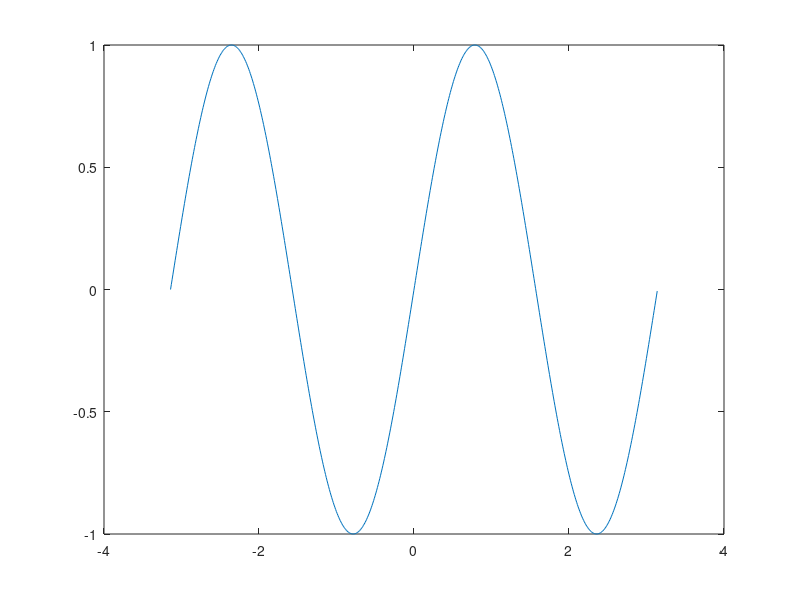
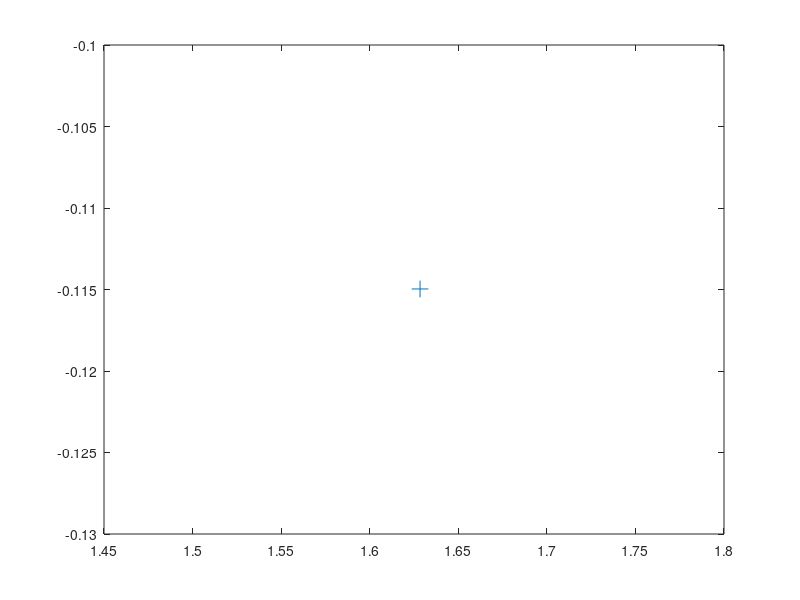

The MATLAB source for these figures, in order: (Note: this script raises an error after producing the figures.)
%   sampling method based on GP regression
%   zhouweiyan   20180713
clear
close all
clc

%   ideal function
x_0=(-pi:0.01:pi)';
y_0=sin(2*x_0);
figure(1)
plot(x_0,y_0)

%   random sampling points
N=1;
x0_len=length(x_0);
r=randi([1,x0_len],N,1);
x=x_0(r);
y=y_0(r);
figure(2)
set(gca, 'FontSize', 24)
plot(x, y, '+', 'MarkerSize', 12)

meanfunc=[];
covfunc=@covSEiso;
likfunc=@likGauss;
hyp.mean=[];
hyp.cov=[0;0];
hyp.lik=0.1;
hyp=minimize(hyp,@gp,-100,@infGaussLik,meanfunc,covfunc,likfunc,x,y);
nlml=gp(hyp,@infGaussLik,meanfunc,covfunc,likfunc,x,y)
exp(hyp.cov)    %   inferred length scale and standard deviation
exp(hyp.lik)    %   inferred noise standard deviation
xs=linspace(-pi,pi,x0_len)';
[m s2]=gp(hyp,@infGaussLik,meanfunc,covfunc,likfunc,x,y,xs);
f=[m+2*sqrt(s2);flip(m-2*sqrt(s2))];
figure(3)
fill([xs;flip(xs)],f,[7 7 7]/8);
hold on
plot(xs,m)
plot(x,y,'b+')
title('GP Regression for the 1st time')
[M,I]=max(s2);
ite=1;


while (2*sqrt(M)>0.01)&&(ite<100)
    ite=ite+1;
    x=[x;x_0(I)];
    y=[y;y_0(I)];
    hyp.mean=[];
    hyp.cov=[0;0];
    hyp.lik=0.1;
    hyp=minimize(hyp,@gp,-100,@infGaussLik,meanfunc,covfunc,likfunc,x,y);
    nlml=gp(hyp,@infGaussLik,meanfunc,covfunc,likfunc,x,y)
    exp(hyp.cov)    %   inferred length scale and standard deviation
    exp(hyp.lik)    %   inferred noise standard deviation
    [m s2]=gp(hyp,@infGaussLik,meanfunc,covfunc,likfunc,x,y,xs);
    f=[m+2*sqrt(s2);flip(m-2*sqrt(s2))];
    [M,I]=max(s2);
end
figure
fill([xs;flip(xs)],f,[7 7 7]/8);
hold on
plot(xs,m)
plot(x,y,'b+')
str=['GP Regression for the ',num2str(ite),'th time'];
title(str);
